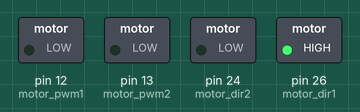
Recording of a sketch running on a simulated Arduino Mega 2560, built with avr-gcc and run on an emulated ATmega2560. On the bench: switched loads named in the sketch (green lamp = pin HIGH).

Above: at 0.05 s.
At 4.0 s:
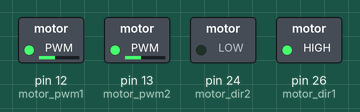
Timing chart, 0 to 5.2 s (numbered marks = the images above):
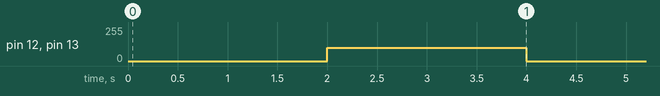

The sketch:

cytron_test.ino
```cpp
int motor_dir1 = 26;
int motor_pwm1 = 12;

int motor_dir2 = 24;
int motor_pwm2 = 13;

// int motor_dir3 = 49;
// int motor_pwm3 = 11;

// int motor_dir4 = 50;
// int motor_pwm4 = 12;

void setup()
{
    pinMode(motor_dir1, OUTPUT);
    pinMode(motor_pwm1, OUTPUT);

    pinMode(motor_dir2, OUTPUT);
    pinMode(motor_pwm2, OUTPUT);

    // pinMode(motor_dir3, OUTPUT);
    // pinMode(motor_pwm3, OUTPUT);

    // pinMode(motor_dir4, OUTPUT);
    // pinMode(motor_pwm4, OUTPUT);

    digitalWrite(motor_dir1, HIGH);
    digitalWrite(motor_dir2, LOW);
    // digitalWrite(motor_dir3, LOW);
    // digitalWrite(motor_dir4, HIGH);
}

void loop()
{
    analogWrite(motor_pwm1, 0);
    analogWrite(motor_pwm2, 0);
    // analogWrite(motor_pwm3, 0);
    // analogWrite(motor_pwm4, 0);
    delay(2000);

    analogWrite(motor_pwm1, 100);
    analogWrite(motor_pwm2, 100);
    // analogWrite(motor_pwm3, 100);
    // analogWrite(motor_pwm4, 100);
    delay(2000);
}
```

Measured:
- by itself, pin 12 (motor_pwm1), pin 13 (motor_pwm2): alternates 100/255 for 2.0 s and 0/255 for 2.0 s
